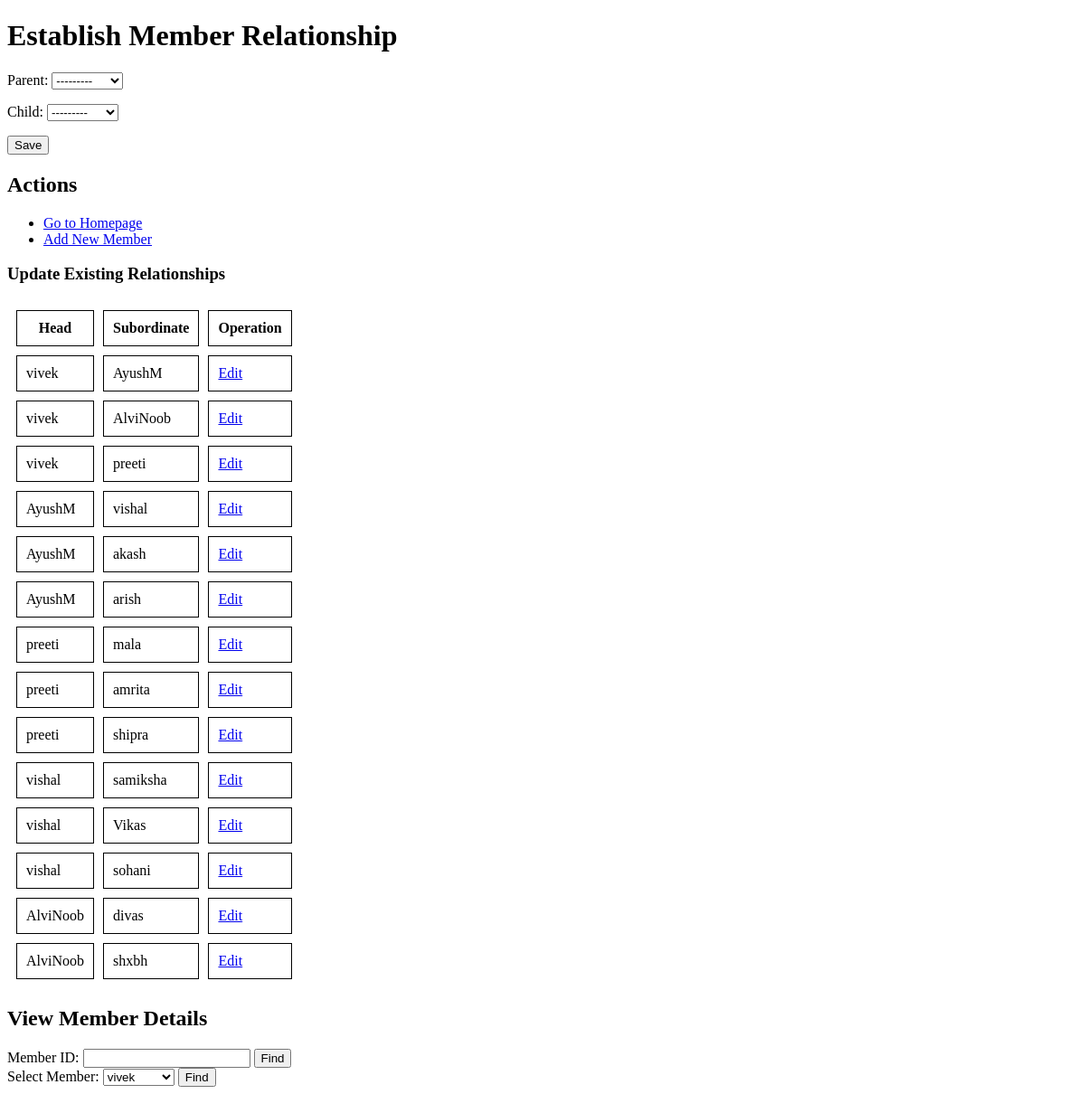
Page /establish-relationship/ on the earlier database version.
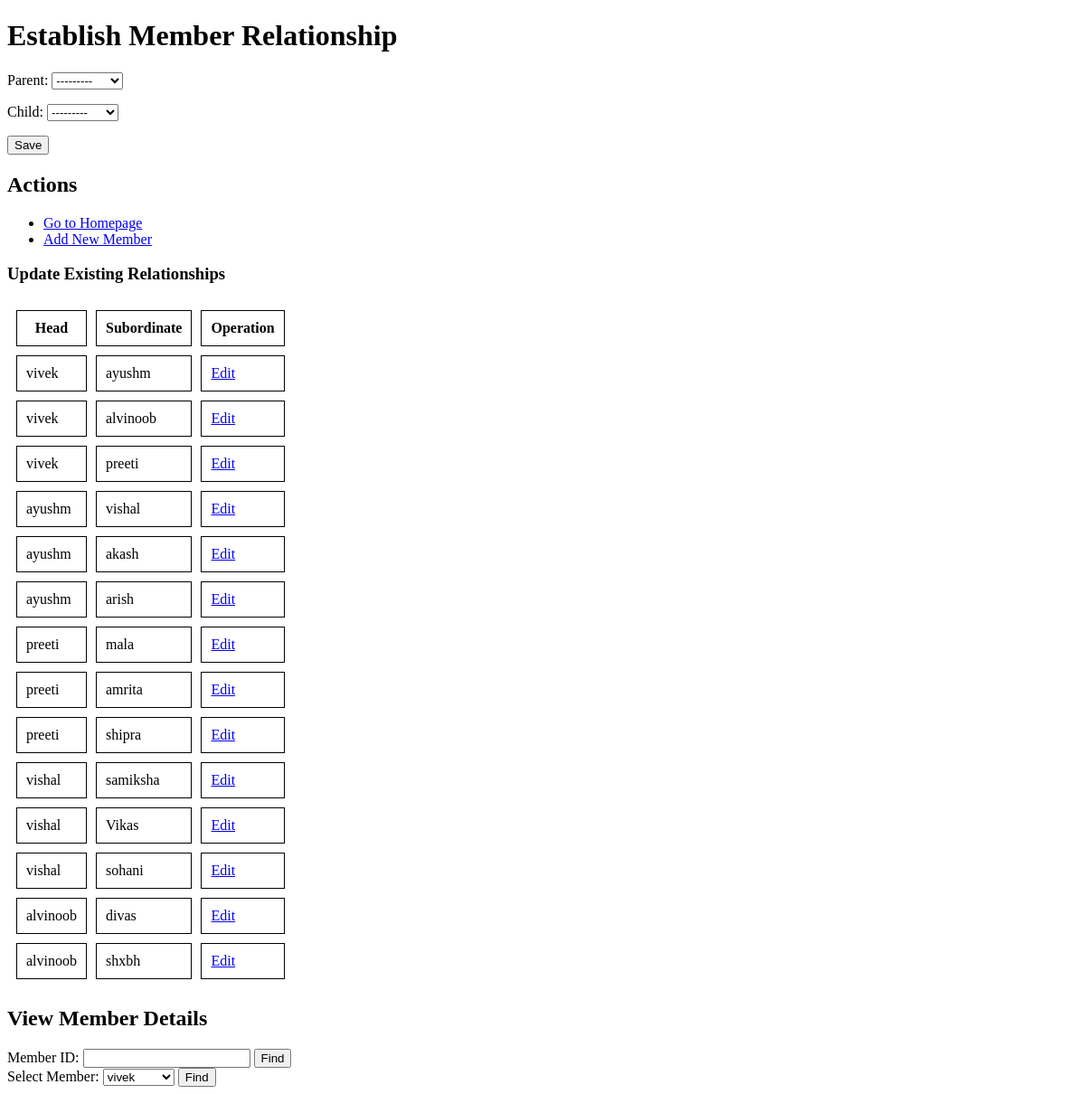
Same page on the later database version.
### mlm/models.py (models this page shows)
class MemberRelationship(models.Model):
    parent = models.ForeignKey(Member, related_name='children', on_delete=models.CASCADE)
    child = models.ForeignKey(Member, related_name='parents', on_delete=models.CASCADE)

class Member(models.Model):
    user = models.OneToOneField(User, on_delete=models.CASCADE)
    sponsor = models.ForeignKey('self', on_delete=models.CASCADE, blank=True, null=True)
    full_name = models.CharField(max_length=255, blank=True, null=True)
    component = models.TextField(blank=True, null=True)
    base_sale_profit = models.DecimalField(max_digits=10, decimal_places=2, blank=True, null=True)
    personal_profit = models.DecimalField(max_digits=10, decimal_places=2, blank=True, null=True)
    profit_from_members = models.DecimalField(max_digits=10, decimal_places=2, blank=True, null=True)
    profit_to_head = models.DecimalField(max_digits=10, decimal_places=2, blank=True, null=True)
    company = models.ForeignKey(Company, on_delete=models.SET_NULL, null=True, blank=True)
    phone_number = models.CharField(max_length=15, blank=True, null=True)
    Products_bought = models.ManyToManyField(Product, related_name='buyers', blank=True)

### mlm/views.py (the view)
# urls.py: path('establish-relationship/', views.establish_relationship, name='establish_relationship'),
def establish_relationship(request):
    members = Member.objects.all()
    relationships = MemberRelationship.objects.all()
    if request.method == 'POST':
        form = MemberRelationshipForm(request.POST)
        if form.is_valid():
            form.save()
            parent_id, child_id = form.get_selected_ids()
            parent = Member.objects.get(id=parent_id)
            child = Member.objects.get(id=child_id)
            return redirect('relation_established', parent=parent.user.username, child=child.user.username, member_id=parent.id)
    else:
        form = MemberRelationshipForm()
    return render(request, 'establish_relationship.html', {'form': form, 'members': members, 'relationships': relationships})

### mlm/forms.py (shortened to what this page needs)
class MemberRelationshipForm(forms.ModelForm):
    class Meta:
        model = MemberRelationship
        fields = ['parent', 'child']
    def __init__(self, *args, **kwargs):
        super(MemberRelationshipForm, self).__init__(*args, **kwargs)
        self.fields['parent'].queryset = Member.objects.all()
        self.fields['child'].queryset = Member.objects.all()
        self.fields['parent'].label_from_instance = lambda obj: f"{obj.user.username}"
        self.fields['child'].label_from_instance = lambda obj: f"{obj.user.username}"

### mlm/templates/establish_relationship.html (shortened to what this page needs)
<!DOCTYPE html>
<html>
<head>
</head>
<body>
    <h1>Establish Member Relationship</h1>
    <form method="post">
        {{ form.as_p }}
        <input type="submit" value="Save">
    </form>
    <h2>Actions</h2>
    <ul>
        <li><a href="{% url 'homepage' %}">Go to Homepage</a></li>
        <li><a href="{% url 'create_user' %}">Add New Member</a></li>
    </ul>
    <h3>Update Existing Relationships</h3>
    <table>
        <tr>
            <th>Head</th>
            <th>Subordinate</th>
            <th>Operation</th>
        </tr>
        {% for relationship in relationships %}
            <tr>
                <td>{{ relationship.parent.user.username }}</td>
                <td>{{ relationship.child.user.username }}</td>
                <td><a href="{% url 'edit_member_relationship' relationship_id=relationship.id %}">Edit</a></td>
            </tr>
        {% endfor %}
    </table>
    <h2>View Member Details</h2>
    <form action="{% url 'find_member' %}" method="get">
        <label for="member_id">Member ID:</label>
        <input type="text" id="member_id" name="member_id">
        <input type="submit" value="Find">
    </form>
    <form action="{% url 'find_member' %}" method="get">
        <label for="member_select">Select Member:</label>
        <select id="member_select" name="member_id">
            {% for member in members %}
                <option value="{{ member.id }}">{{ member.user.username }}</option>
            {% endfor %}
        </select>
        <input type="submit" value="Find">
    </form>
</body>
</html>

Differences in the rows shown:
changed through a linked row, MemberRelationship (number 1 of 14 on the later page): child.user.username "AyushM" → "ayushm"
changed through a linked row, MemberRelationship (number 2 of 14 on the later page): child.user.username "AlviNoob" → "alvinoob"
changed through a linked row, MemberRelationship (number 4 of 14 on the later page): parent.user.username "AyushM" → "ayushm"
changed through a linked row, MemberRelationship "akash": parent.user.username "AyushM" → "ayushm"
changed through a linked row, MemberRelationship "arish": parent.user.username "AyushM" → "ayushm"
changed through a linked row, MemberRelationship "divas": parent.user.username "AlviNoob" → "alvinoob"
changed through a linked row, MemberRelationship "shxbh": parent.user.username "AlviNoob" → "alvinoob"
